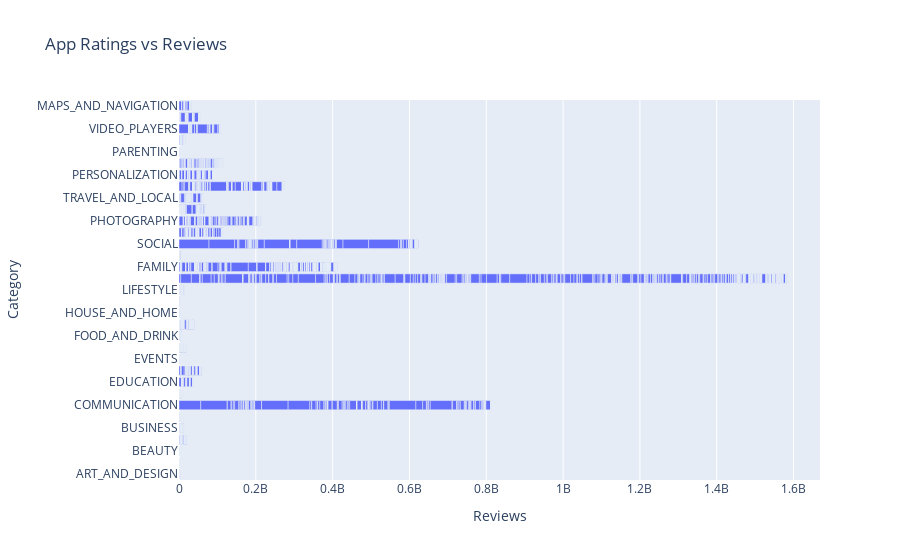

Here is the notebook cell this chart was saved with:
### Code cell
figure = px.bar(playstore,x='Reviews',y='Category',title = 'App Ratings vs Reviews')
figure.show()

### Figure 1 — Plotly figure (JSON) as saved in the notebook; plotly's stock layout.template omitted (floating-point values rounded to 4 significant figures; data arrays with more than 128 entries replaced by an {"elided": "..."} marker saying what was removed)
{"data": [{"alignmentgroup": "True", "hovertemplate": "Reviews=%{x}<br>Category=%{y}<extra></extra>", "legendgroup": "", "marker": {"color": "#636efa", "pattern": {"shape": ""}}, "name": "", "offsetgroup": "", "orientation": "h", "showlegend": false, "textposition": "auto", "type": "bar", "x": {"elided": "10840 int values"}, "xaxis": "x", "y": {"elided": "10840 str values"}, "yaxis": "y"}], "layout": {"barmode": "relative", "legend": {"tracegroupgap": 0}, "title": {"text": "App Ratings vs Reviews"}, "xaxis": {"anchor": "y", "domain": [0, 1], "title": {"text": "Reviews"}}, "yaxis": {"anchor": "x", "domain": [0, 1], "title": {"text": "Category"}}}}
